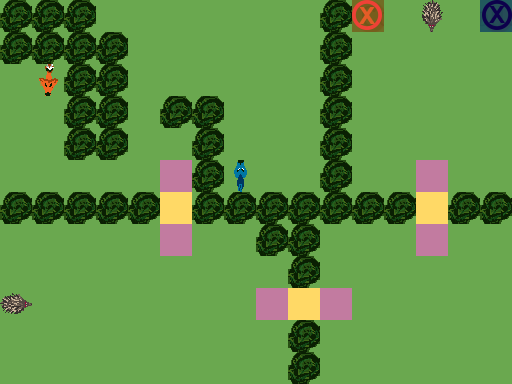

A 2D game scene composited from a Tiled map and its tileset images. What follows is a short description and the map's XML, with every tile layer's data as written:
An orthogonal 16x12 tile map with 32x32 px tiles, 3 tile layers (Ground, Obstacles, Objects), 1 hidden layer not drawn.

<map version="1.0" orientation="orthogonal" renderorder="right-down" width="16" height="12" tilewidth="32" tileheight="32" nextobjectid="1">
 <tileset firstgid="1" name="TilesetPlaceholder" tilewidth="32" tileheight="32" tilecount="240" columns="10">
  <image source="../../Tileset.png" width="320" height="768" />
 </tileset>
 <layer name="Ground" width="16" height="12">
  <data encoding="csv">
1,1,1,1,1,1,1,1,1,1,1,1,1,1,1,1,
1,1,1,1,1,1,1,1,1,1,1,1,1,1,1,1,
1,1,1,1,1,1,1,1,1,1,1,1,1,1,1,1,
1,1,1,1,1,1,1,1,1,1,1,1,1,1,1,1,
1,1,1,1,1,1,1,1,1,1,1,1,1,1,1,1,
1,1,1,1,1,3,1,1,1,1,1,1,1,1,1,1,
1,1,1,1,1,2,1,1,1,1,1,1,1,1,1,1,
1,1,1,1,1,3,1,1,1,1,1,1,1,1,1,1,
1,1,1,1,1,1,1,1,1,1,1,1,1,1,1,1,
1,1,1,1,1,1,1,1,3,2,3,1,1,1,1,1,
1,1,1,1,1,1,1,1,1,1,1,1,1,1,1,1,
1,1,1,1,1,1,1,1,1,1,1,1,1,1,1,1
</data>
 </layer>
 <layer name="Obstacles" width="16" height="12">
  <data encoding="csv">
42,42,42,0,0,0,0,0,0,0,42,0,0,0,0,0,
42,42,42,42,0,0,0,0,0,0,42,0,0,0,0,0,
0,0,42,42,0,0,0,0,0,0,42,0,0,0,0,0,
0,0,42,42,0,42,42,0,0,0,42,0,0,0,0,0,
0,0,42,42,0,0,42,0,0,0,42,0,0,0,0,0,
0,0,0,0,0,0,42,0,0,0,42,0,0,3,0,0,
42,42,42,42,42,0,42,42,42,42,42,42,42,2,42,42,
0,0,0,0,0,0,0,0,42,42,0,0,0,3,0,0,
0,0,0,0,0,0,0,0,0,42,0,0,0,0,0,0,
0,0,0,0,0,0,0,0,0,0,0,0,0,0,0,0,
0,0,0,0,0,0,0,0,0,42,0,0,0,0,0,0,
0,0,0,0,0,0,0,0,0,42,0,0,0,0,0,0
</data>
 </layer>
 <layer name="Objects" width="16" height="12">
  <data encoding="csv">
0,0,0,0,0,0,0,0,0,0,0,181,0,3221225613,0,182,
0,0,0,0,0,0,0,0,0,0,0,0,0,0,0,0,
0,3221225663,0,0,0,0,0,0,0,0,0,0,0,0,0,0,
0,0,0,0,0,0,0,0,0,0,0,0,0,0,0,0,
0,0,0,0,0,0,0,0,0,0,0,0,0,0,0,0,
0,0,0,0,0,0,0,192,0,0,0,0,0,0,0,0,
0,0,0,0,0,0,0,0,0,0,0,0,0,0,0,0,
0,0,0,0,0,0,0,0,0,0,0,0,0,0,0,0,
0,0,0,0,0,0,0,0,0,0,0,0,0,0,0,0,
2684354701,0,0,0,0,0,0,0,0,0,0,0,0,0,0,0,
0,0,0,0,0,0,0,0,0,0,0,0,0,0,0,0,
0,0,0,0,0,0,0,0,0,0,0,0,0,0,0,0
</data>
 </layer>
 <layer name="Solution" width="16" height="12" visible="0">
  <data encoding="csv">
0,0,0,0,0,0,0,0,0,0,0,0,0,0,0,0,
0,0,0,0,0,0,0,0,0,0,0,0,0,0,0,0,
0,0,0,0,232,232,232,232,0,0,0,0,0,0,0,0,
0,222,0,0,0,0,0,232,0,0,0,0,0,0,0,0,
0,222,0,0,0,0,0,232,0,0,0,0,0,0,0,0,
0,222,222,222,222,222,0,0,0,0,0,0,0,0,0,0,
0,0,0,0,0,0,0,0,0,0,0,0,0,0,0,0,
0,0,0,0,0,0,0,0,0,0,0,0,0,0,0,0,
0,0,0,0,0,0,0,0,0,0,0,0,0,0,0,0,
0,0,0,0,0,0,0,0,0,0,0,0,0,0,0,0,
0,0,0,0,0,0,0,0,0,0,0,0,0,0,0,0,
0,0,0,0,0,0,0,0,0,0,0,0,0,0,0,0
</data>
 </layer>
</map>
